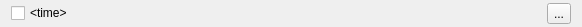
<?xml version="1.0" encoding="UTF-8"?>
<ui version="4.0">
 <class>alarm_plugin::AlarmListItemWidget</class>
 <widget class="QWidget" name="alarm_plugin::AlarmListItemWidget">
  <property name="geometry">
   <rect>
    <x>0</x>
    <y>0</y>
    <width>582</width>
    <height>27</height>
   </rect>
  </property>
  <property name="windowTitle">
   <string notr="true">Form</string>
  </property>
  <layout class="QHBoxLayout" name="horizontalLayout" stretch="1,0,0,0,0,0,0,0,1,0">
   <property name="topMargin">
    <number>2</number>
   </property>
   <property name="bottomMargin">
    <number>2</number>
   </property>
   <item>
    <widget class="QCheckBox" name="time_enabled">
     <property name="text">
      <string notr="true">&lt;time&gt;</string>
     </property>
    </widget>
   </item>
   <item>
    <widget class="QLabel" name="day_1">
     <property name="sizePolicy">
      <sizepolicy hsizetype="Maximum" vsizetype="Preferred">
       <horstretch>0</horstretch>
       <verstretch>0</verstretch>
      </sizepolicy>
     </property>
     <property name="text">
      <string notr="true">&lt;day_1&gt;</string>
     </property>
    </widget>
   </item>
   <item>
    <widget class="QLabel" name="day_2">
     <property name="sizePolicy">
      <sizepolicy hsizetype="Maximum" vsizetype="Preferred">
       <horstretch>0</horstretch>
       <verstretch>0</verstretch>
      </sizepolicy>
     </property>
     <property name="text">
      <string notr="true">&lt;day_2&gt;</string>
     </property>
    </widget>
   </item>
   <item>
    <widget class="QLabel" name="day_3">
     <property name="sizePolicy">
      <sizepolicy hsizetype="Maximum" vsizetype="Preferred">
       <horstretch>0</horstretch>
       <verstretch>0</verstretch>
      </sizepolicy>
     </property>
     <property name="text">
      <string notr="true">&lt;day_3&gt;</string>
     </property>
    </widget>
   </item>
   <item>
    <widget class="QLabel" name="day_4">
     <property name="sizePolicy">
      <sizepolicy hsizetype="Maximum" vsizetype="Preferred">
       <horstretch>0</horstretch>
       <verstretch>0</verstretch>
      </sizepolicy>
     </property>
     <property name="text">
      <string notr="true">&lt;day_4&gt;</string>
     </property>
    </widget>
   </item>
   <item>
    <widget class="QLabel" name="day_5">
     <property name="sizePolicy">
      <sizepolicy hsizetype="Maximum" vsizetype="Preferred">
       <horstretch>0</horstretch>
       <verstretch>0</verstretch>
      </sizepolicy>
     </property>
     <property name="text">
      <string notr="true">&lt;day_5&gt;</string>
     </property>
    </widget>
   </item>
   <item>
    <widget class="QLabel" name="day_6">
     <property name="sizePolicy">
      <sizepolicy hsizetype="Maximum" vsizetype="Preferred">
       <horstretch>0</horstretch>
       <verstretch>0</verstretch>
      </sizepolicy>
     </property>
     <property name="text">
      <string notr="true">&lt;day_6&gt;</string>
     </property>
    </widget>
   </item>
   <item>
    <widget class="QLabel" name="day_7">
     <property name="sizePolicy">
      <sizepolicy hsizetype="Maximum" vsizetype="Preferred">
       <horstretch>0</horstretch>
       <verstretch>0</verstretch>
      </sizepolicy>
     </property>
     <property name="text">
      <string notr="true">&lt;day_7&gt;</string>
     </property>
    </widget>
   </item>
   <item>
    <spacer name="horizontalSpacer">
     <property name="orientation">
      <enum>Qt::Horizontal</enum>
     </property>
     <property name="sizeHint" stdset="0">
      <size>
       <width>40</width>
       <height>20</height>
      </size>
     </property>
    </spacer>
   </item>
   <item>
    <widget class="QToolButton" name="edit_btn">
     <property name="text">
      <string notr="true">...</string>
     </property>
     <property name="icon">
      <iconset resource="../alarm.qrc">
       <normaloff>:/alarm/edit.svg</normaloff>:/alarm/edit.svg</iconset>
     </property>
    </widget>
   </item>
  </layout>
 </widget>
 <resources>
  <include location="../alarm.qrc"/>
 </resources>
 <connections/>
</ui>
